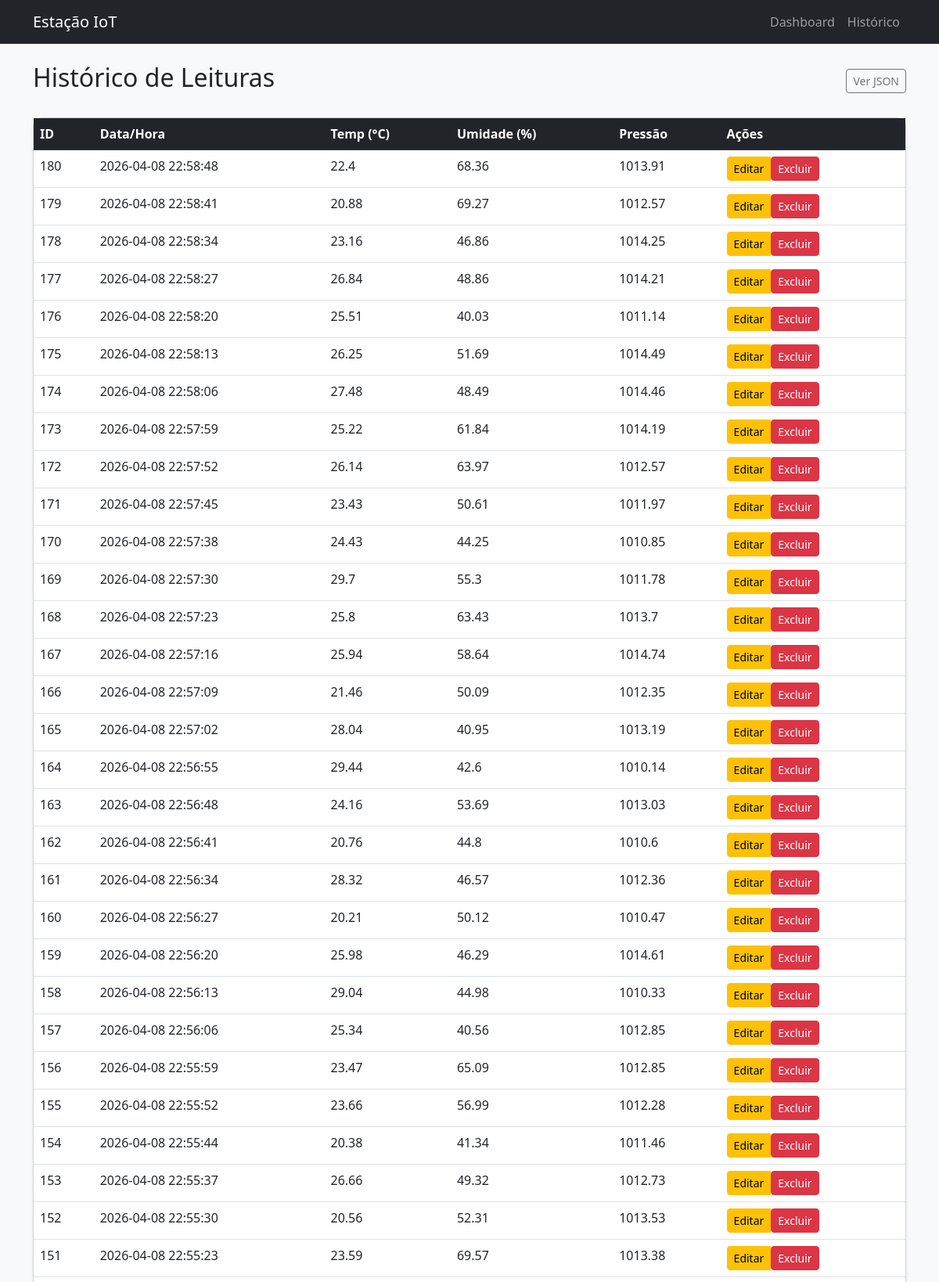
/leituras (upper part), run on the app's committed database.
### tables this page shows
CREATE TABLE leituras (
    id INTEGER PRIMARY KEY AUTOINCREMENT,
    temperatura REAL NOT NULL,
    umidade REAL NOT NULL,
    pressao REAL,
    localizacao TEXT DEFAULT 'Lab',
    timestamp DATETIME DEFAULT (datetime('now', 'localtime'))
);

### app.py (the view)
@app.route('/leituras', methods=['GET'])
def listar():
    formato = request.args.get('formato')
    conn = database.get_db_connection()
    leituras = conn.execute('SELECT * FROM leituras ORDER BY timestamp DESC').fetchall()
    conn.close()
    if formato == 'json':
        return jsonify([dict(row) for row in leituras])
    return render_template('historico.html', leituras=leituras)

### database.py (called while the page is built)
def get_db_connection():
    conn = sqlite3.connect('dados.db', timeout=10)
    conn.execute('PRAGMA journal_mode=WAL') # Essencial para concorrência [cite: 131]
    conn.execute('PRAGMA busy_timeout=5000')
    conn.row_factory = sqlite3.Row
    return conn

### templates/historico.html
{% extends "base.html" %}
{% block content %}
<div class="d-flex justify-content-between align-items-center mb-4">
    <h2>Histórico de Leituras</h2>
    <a href="/leituras?formato=json" class="btn btn-outline-secondary btn-sm" target="_blank">Ver JSON</a>
</div>
<div class="card shadow-sm">
    <div class="table-responsive">
        <table class="table table-hover mb-0">
            <thead class="table-dark">
                <tr>
                    <th>ID</th>
                    <th>Data/Hora</th>
                    <th>Temp (°C)</th>
                    <th>Umidade (%)</th>
                    <th>Pressão</th>
                    <th>Ações</th>
                </tr>
            </thead>
            <tbody>
                {% for leitura in leituras %}
                <tr>
                    <td>{{ leitura.id }}</td>
                    <td>{{ leitura.timestamp }}</td>
                    <td>{{ leitura.temperatura }}</td>
                    <td>{{ leitura.umidade }}</td>
                    <td>{{ leitura.pressao or '-' }}</td>
                    <td>
                        <div class="btn-group">
                            <a href="/leituras/{{ leitura.id }}/editar" class="btn btn-sm btn-warning">Editar</a>
                            <form action="/leituras/{{ leitura.id }}" method="POST" style="display:inline;">
                                <button type="submit" class="btn btn-sm btn-danger" onclick="return confirm('Excluir esta leitura?')">Excluir</button>
                            </form>
                        </div>
                    </td>
                </tr>
                {% endfor %}
            </tbody>
        </table>
    </div>
</div>
{% endblock %}

### static/css/style.css (style rules this page uses)
body { font-family: 'Segoe UI', Tahoma, Geneva, Verdana, sans-serif; }
.card { border-radius: 12px; transition: transform 0.2s; }

### data on the page
leituras: id "180", timestamp "2026-04-08 22:58:48", temperatura "22.4", umidade "68.36", pressao "1013.91"
leituras: id "179", timestamp "2026-04-08 22:58:41", temperatura "20.88", umidade "69.27", pressao "1012.57"
leituras: id "178", timestamp "2026-04-08 22:58:34", temperatura "23.16", umidade "46.86", pressao "1014.25"
leituras: id "177", timestamp "2026-04-08 22:58:27", temperatura "26.84", umidade "48.86", pressao "1014.21"
leituras: id "176", timestamp "2026-04-08 22:58:20", temperatura "25.51", umidade "40.03", pressao "1011.14"
leituras: id "175", timestamp "2026-04-08 22:58:13", temperatura "26.25", umidade "51.69", pressao "1014.49"
leituras: id "174", timestamp "2026-04-08 22:58:06", temperatura "27.48", umidade "48.49", pressao "1014.46"
leituras: id "173", timestamp "2026-04-08 22:57:59", temperatura "25.22", umidade "61.84", pressao "1014.19"
leituras: id "172", timestamp "2026-04-08 22:57:52", temperatura "26.14", umidade "63.97", pressao "1012.57"
leituras: id "171", timestamp "2026-04-08 22:57:45", temperatura "23.43", umidade "50.61", pressao "1011.97"
leituras: id "170", timestamp "2026-04-08 22:57:38", temperatura "24.43", umidade "44.25", pressao "1010.85"
leituras: id "169", timestamp "2026-04-08 22:57:30", temperatura "29.7", umidade "55.3", pressao "1011.78"
leituras: id "168", timestamp "2026-04-08 22:57:23", temperatura "25.8", umidade "63.43", pressao "1013.7"
leituras: id "167", timestamp "2026-04-08 22:57:16", temperatura "25.94", umidade "58.64", pressao "1014.74"
leituras: id "166", timestamp "2026-04-08 22:57:09", temperatura "21.46", umidade "50.09", pressao "1012.35"
leituras: id "165", timestamp "2026-04-08 22:57:02", temperatura "28.04", umidade "40.95", pressao "1013.19"
leituras: id "164", timestamp "2026-04-08 22:56:55", temperatura "29.44", umidade "42.6", pressao "1010.14"
leituras: id "163", timestamp "2026-04-08 22:56:48", temperatura "24.16", umidade "53.69", pressao "1013.03"
leituras: id "162", timestamp "2026-04-08 22:56:41", temperatura "20.76", umidade "44.8", pressao "1010.6"
leituras: id "161", timestamp "2026-04-08 22:56:34", temperatura "28.32", umidade "46.57", pressao "1012.36"
leituras: id "160", timestamp "2026-04-08 22:56:27", temperatura "20.21", umidade "50.12", pressao "1010.47"
leituras: id "159", timestamp "2026-04-08 22:56:20", temperatura "25.98", umidade "46.29", pressao "1014.61"
leituras: id "158", timestamp "2026-04-08 22:56:13", temperatura "29.04", umidade "44.98", pressao "1010.33"
leituras: id "157", timestamp "2026-04-08 22:56:06", temperatura "25.34", umidade "40.56", pressao "1012.85"
leituras: id "156", timestamp "2026-04-08 22:55:59", temperatura "23.47", umidade "65.09", pressao "1012.85"
leituras: id "155", timestamp "2026-04-08 22:55:52", temperatura "23.66", umidade "56.99", pressao "1012.28"
leituras: id "154", timestamp "2026-04-08 22:55:44", temperatura "20.38", umidade "41.34", pressao "1011.46"
leituras: id "153", timestamp "2026-04-08 22:55:37", temperatura "26.66", umidade "49.32", pressao "1012.73"
leituras: id "152", timestamp "2026-04-08 22:55:30", temperatura "20.56", umidade "52.31", pressao "1013.53"
leituras: id "151", timestamp "2026-04-08 22:55:23", temperatura "23.59", umidade "69.57", pressao "1013.38"
